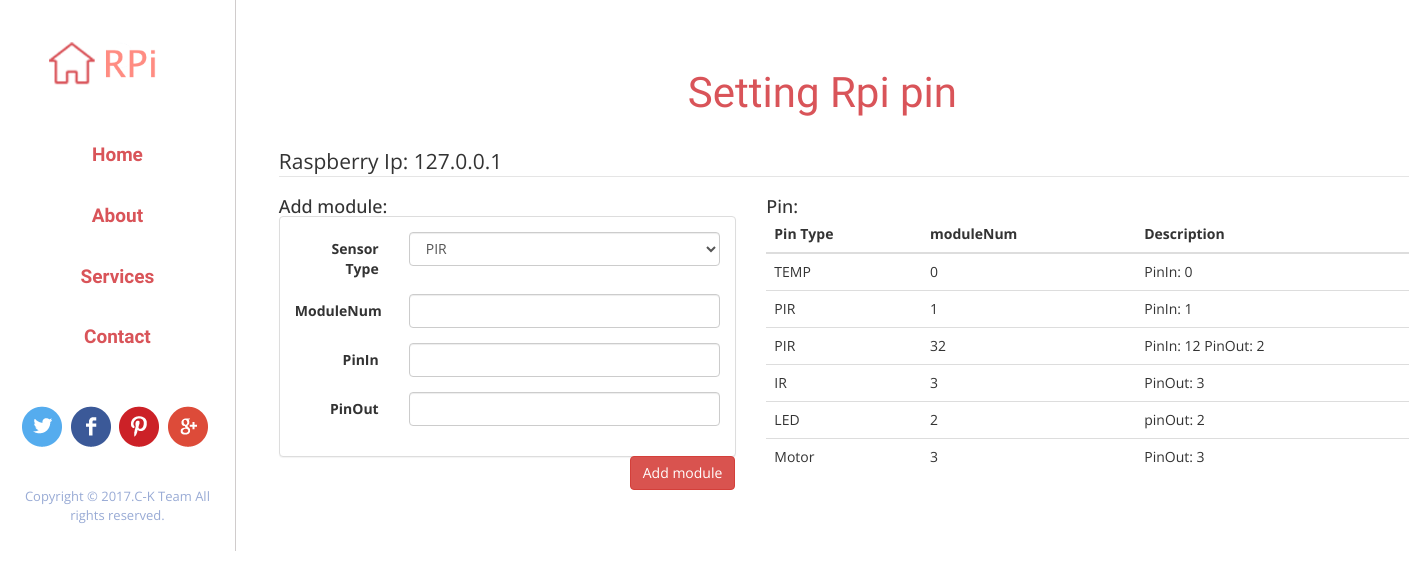
The app's page /PinSet/127.0.0.1/ with its own data.
### Main/models.py (models this page shows, shortened)
class Sensor(models.Model):
	Ip = models.ForeignKey(Raspberry, on_delete=models.CASCADE)
	SensorName = models.CharField(max_length=30)
	moduleNum = models.IntegerField(default=None, blank=True, null=True)
	Pin1 = models.IntegerField(default=None, blank=True, null=True)
	Pin2 = models.IntegerField(default=None, blank=True, null=True)
	Pin3 = models.IntegerField(default=None, blank=True, null=True)
	Pin4 = models.IntegerField(default=None, blank=True, null=True)

### Main/views.py (the view, shortened to what this page needs)
# urls.py: url(r'^PinSet/(?P<RpiIp>.*)/$', views.PinSetting, name="PinSet"),
def PinSetting(request, RpiIp):
	table_list = []
	rasp = Raspberry.objects.get(Ip=RpiIp)
	Sensorlist = Sensor.objects.filter(Ip=rasp)
	for sensor in Sensorlist:
		tmp = {"Name":'', "moduleNum": '', "pin":''}
		tmp["Name"] = sensor.SensorName
		tmp["moduleNum"] = str(sensor.moduleNum)
		pin_set = ''
		if sensor.Pin1 != None:
			if sensor.SensorName == "PIR":
				pin_set += "PinIn: "
			elif sensor.SensorName == "FSR":
				pin_set += "SPICLF: "
			elif sensor.SensorName == "TEMP":
				pin_set += "PinIn: "
			elif sensor.SensorName == "IR":
				pin_set += "PinOut: "
			elif sensor.SensorName == "LED":
				pin_set += "pinOut: "
			elif sensor.SensorName == "Motor":
				pin_set += "PinOut: "
			pin_set += str(sensor.Pin1)
			pin_set += " "
		if sensor.Pin2 != None:
			if sensor.SensorName == "PIR":
				pin_set += "PinOut: "
			elif sensor.SensorName == "FSR":
				pin_set += "SPIMISO: "
			pin_set += str(sensor.Pin2)
			pin_set += " "
		if sensor.Pin3 != None:
			if sensor.SensorName == "FSR":
				pin_set += "SPIMOSI: "
			pin_set += str(sensor.Pin3)
			pin_set += " "
		if sensor.Pin4 != None:
			if sensor.SensorName == "FSR":
				pin_set += "SPICS: "
			pin_set += str(sensor.Pin4)
			pin_set += " "
		tmp["pin"] = pin_set
		table_list.append(tmp)
	return render(request, "Pinset.html", {"RpiIp":RpiIp, "Sensors":table_list})

### Main/templates/Pinset.html (shortened to what this page needs)
{% load staticfiles %}
<!DOCTYPE html>
<html>
<head>
<link href="{% static "css/bootstrap.css" %}" type="text/css" rel="stylesheet" media="all">
<link href="{% static "css/style.css" %}" type="text/css" rel="stylesheet" media="all">
</head>
<body>
	<div class="container-fluid">
		<div class="row">
			<div class="col-sm-3 col-md-2 sidebar">
				<div class="logo">
					<a href="index.html"><img src="{% static "images/mylog.png" %}" alt="logo"/></a>
				</div>
				<div class="top-nav">
					<div class="nav1">
						<ul class=" nav nav-sidebar">
							<li><a href="{% url 'index' %}">Home</a></li>
							<li><a href="{% url 'about' %}'">About</a></li>
							<li><a href="{% url 'RaspSetting' %}">Services</a></li>
							<li><a href="{% url 'contact' %}">Contact</a></li>
						</ul>
						<div class="social-icons">
							<ul>
								<li><a href="#"></a></li>
								<li><a href="#" class="fb"></a></li>
								<li><a href="#" class="be"></a></li>
								<li><a href="#" class="gg"></a></li>
							</ul>
						</div>
					</div>
				</div>
				<p>Copyright &copy; 2017.C-K Team All rights reserved.</p>
			</div>
			<div class="col-sm-9 col-sm-offset-3 col-md-10 col-md-offset-2 main about-main">
				<div class="services">
					<h3>Setting Rpi pin</h3>
                    <div class="form-group Hide" id="PinIn">
                    <label for="amount" class="col-sm-3 control-label">PinIn</label>
                        <div class="col-sm-9">
                            <input type="number" class="form-control" name="PinIn">
                        </div>
                    </div>
                    <div class="form-group Hide" id="PinOut">
                    <label for="amount" class="col-sm-3 control-label">PinOut</label>
                        <div class="col-sm-9">
                            <input type="number" class="form-control" name="PinOut">
                        </div>
                    </div>
                <div class="container">
                    <div class="row">
                        <div class="col-sm-12">
                            <legend>Raspberry Ip: {{RpiIp}}</legend>
                        </div>
                        <div class="col-sm-5">
                            <h4>Add module:</h4>
                            <div class="panel panel-default">
                                <form method="POST" action="#">
                                    <div class="panel-body form-horizontal module-form" id="PinAdd">
                                        <div class="form-group">
                                            <label for="Sensor" class="col-sm-3 control-label">Sensor Type</label>
                                            <div class="col-sm-9">
                                                <select class="form-control" name="Sensor">
                                                    <option>PIR</option>
                                                </select>
                                            </div>
                                        </div>
                                        <div class="form-group">
                                            <label for="amount" class="col-sm-3 control-label">ModuleNum</label>
                                            <div class="col-sm-9">
                                                <input type="number" class="form-control" id="ModuleNum" name="ModuleNum">
                                            </div>
                                        </div>
                                    </div>
                                    <input class="btn btn-danger pull-right" type="submit" id="Addmodule" value="Add module">
                                </form>
                            </div>
                        </div>
                        <div class="col-sm-7">
                            <h4>Pin:</h4>
                            <div class="row">
                                <div class="col-xs-12">
                                    <div class="table-responsive">
                                        <table class="table preview-table">
                                            <thead>
                                                <tr>
                                                    <th>Pin Type</th>
                                                    <th>moduleNum</th>
                                                    <th>Description</th>
                                                </tr>
                                            </thead>
                                            <tbody>
                                                {% for sensor in Sensors %}
                                                <tr>
                                                    <td>{{sensor.Name}}</td>
                                                    <td>{{sensor.moduleNum }}
                                                    <td>{{sensor.pin }}</td>
                                                </tr>
                                                {% endfor %}
                                            </tbody>
                                        </table>
                                    </div>
                                </div>
                            </div>
                        </div>
                    </div>
                </div>
				</div>
			</div>
</body>
</html>

### Main/static/css/style.css (style rules this page uses)
body { margin:0; font-family: 'Open Sans', sans-serif; }
body a { transition: 0.5s all ease; -webkit-transition: 0.5s all ease; -moz-transition: 0.5s all ease; -o-transition: 0.5s all ease; -ms-transition: 0.5s all ease; }
h1,h2,h3,h4,h5,h6 { margin:0; }
p { margin:0; }
ul,label { margin:0; padding:0; }
.sidebar { display: none; }
@media (min-width: 768px) { .sidebar { position: fixed; top: 0; bottom: 0; left: 0; z-index: 1000; display: block; padding: 20px; overflow-x: hidden; overflow-y: auto; background-color: #f5f5f5; } }
.nav-sidebar { margin-right: -21px; margin-bottom: 20px; margin-left: -20px; }
.nav-sidebar > li > a { padding-right: 20px; padding-left: 20px; border-top: 2px solid #fff; border-bottom: 2px solid #fff; }
@media (min-width: 768px) { .main { padding-right: 40px; padding-left: 40px; } }
ul.nav.nav-sidebar { margin: 4em 0 0; }
ul.nav.nav-sidebar li { margin-bottom: .5em; }
.logo { margin: 0 auto; position: relative; width: 58%; }
.logo a { display: block; }
.logo a img { vertical-align: middle; width: 100%; }
ul.nav.nav-sidebar li a { padding: 0.6em 0; color: #d95459; font-size: 19px; font-weight: 600; font-family: 'Marvel', sans-serif; }
.sidebar { padding: 3.5em 0 2em; text-align: center; background-color: #fff; }
.sidebar p { color: #99abd5; font-size: 13px; margin: 0 auto; text-align: center; width: 82%; }
.social-icons { display: inline-block; margin: 4em 0; }
.social-icons ul li { display: inline-block; margin-right: 5px; }
.social-icons a { background: url(../images/iconsprite.png)no-repeat 0px 0px; display: block; width: 40px; height: 41px; transition: none; }
.social-icons a.fb { background: url(../images/iconsprite.png)no-repeat 0px -47px; }
.social-icons a.be { background:url(../images/iconsprite.png)no-repeat 0px -95px; }
.social-icons a.gg { background:url(../images/iconsprite.png)no-repeat 0px -143px; }
.main { padding: 0; }
h3 { color: #d95459; font-size: 3em; margin-bottom: 0.7em; text-align: center; font-family: 'Marvel', sans-serif; }
ul { padding: 0; list-style: none; }
.about-main { border-left: 1px solid rgb(208, 204, 204); padding: 5em 2em 4em; }
@media (max-width:1440px) { .social-icons { margin: 2.5em 0; } }
@media (max-width:1440px) { .sidebar { padding: 3em 0 1.5em; } }
@media (max-width:1440px) { ul.nav.nav-sidebar { margin: 3em 0 0; } }

### Main/templates/Pinset.html (style rules this page uses)
.Hide { display: none; }

### records on screen
Sensor: Name "TEMP"
Sensor: Name "PIR"
Sensor: Name "PIR"
Sensor: Name "IR"
Sensor: Name "LED"
Sensor: Name "Motor"

### other values on screen
{{ RpiIp }} "127.0.0.1"
{{ sensor.moduleNum }} "0" "1" "32" "3" "2" "3"
{{ sensor.pin }} "PinIn: 0" "PinIn: 1" "PinIn: 12 PinOut: 2" "PinOut: 3" "pinOut: 2" "PinOut: 3"
